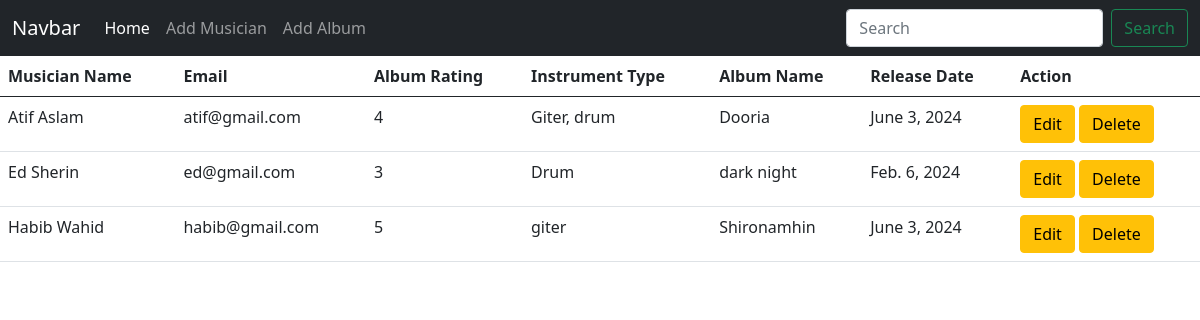
The page / on the database its author committed.
### album/models.py (models this page shows, shortened)
class Album(models.Model):
    CHOICES = [
        ('1', '1'),
        ('2', '2'),
        ('3', '3'),
        ('4', '4'),
        ('5', '5'),
    ]
    album_name = models.CharField(max_length=50)
    album_release_date= models.DateField()
    rating= models.CharField(max_length=20, choices=CHOICES)
    musician = models.ForeignKey(Musician, on_delete=models.CASCADE)

### musician/models.py (models this page shows, shortened)
class Musician(models.Model):
    first_name=models.CharField(max_length=50)
    last_name=models.CharField(max_length=50)
    email=models.EmailField( max_length=254)
    phone_number=models.CharField(max_length=12)
    instrument_type=models.CharField(max_length=20)

### practice15/views.py (the view)
# urls.py: 2. Add a URL to urlpatterns:  path('', views.home, name='home')
def home(request):
    data=Album.objects.all()
    return render(request,'home.html',{'data':data})

### templates/home.html
{% extends "base.html" %}
{% block content %}
<table class="table">
    <thead>
      <tr>
        <th scope="col">Musician Name</th>
        <th scope="col">Email</th>
        <th scope="col">Album Rating</th>
        <th scope="col">Instrument Type</th>
        <th scope="col">Album Name</th>
        <th scope="col">Release Date</th>
        <th scope="col">Action</th>
      </tr>
    </thead>
    <tbody>
    {% for i in  data %}
    <tr>
        <td>{{i.musician.first_name}} {{i.musician.last_name}}</td>
        <td>{{i.musician.email}}</td>
        <td>{{i.rating}}</td>
        <td>{{i.musician.instrument_type}}</td>
        <td>{{i.album_name}}</td>
        <td>{{i.album_release_date}}</td>
        <td>
            <a href="{% url 'edit' i.id %}" class="btn btn-warning">Edit</a>
            <a href="{% url 'delete' i.id %}" class="btn btn-warning">Delete</a>
        </td>
      </tr>
    {% endfor %}
    </tbody>
  </table>
{% endblock %}

### templates/base.html (shortened to what this page needs)
<!DOCTYPE html>
<html lang="en">
  <head>
    <link
      href="https://cdn.jsdelivr.net/npm/bootstrap@5.0.2/dist/css/bootstrap.min.css"
      rel="stylesheet"
    />
  </head>
  <body>
    <nav class="navbar navbar-expand-lg navbar-dark bg-dark">
      <div class="container-fluid">
        <a class="navbar-brand" href="#">Navbar</a>
        <div class="collapse navbar-collapse" id="navbarSupportedContent">
          <ul class="navbar-nav me-auto mb-2 mb-lg-0">
            <li class="nav-item">
              <a class="nav-link active" aria-current="page" href="{% url 'home'%}">Home</a>
            </li>
            <li class="nav-item">
              <a class="nav-link" href="{% url 'add_musician' %}">Add Musician</a>
            </li>
            <li class="nav-item">
              <a class="nav-link" href="{% url 'add_album' %}">Add Album</a>
            </li>
          </ul>
          <form class="d-flex">
            <input
              class="form-control me-2"
              type="search"
              placeholder="Search"
              aria-label="Search"
            />
            <button class="btn btn-outline-success" type="submit">
              Search
            </button>
          </form>
        </div>
      </div>
    </nav>
    {% block content %}
    {% endblock %}
  </body>
</html>

### rows shown on the page
Album: musician.first_name "Atif", musician.last_name "Aslam", musician.email "atif@gmail.com", rating "4", musician.instrument_type "Giter, drum", album_name "Dooria", album_release_date "June 3, 2024"
Album: musician.first_name "Ed", musician.last_name "Sherin", musician.email "ed@gmail.com", rating "3", musician.instrument_type "Drum", album_name "dark night", album_release_date "Feb. 6, 2024"
Album: musician.first_name "Habib", musician.last_name "Wahid", musician.email "habib@gmail.com", rating "5", musician.instrument_type "giter", album_name "Shironamhin", album_release_date "June 3, 2024"
